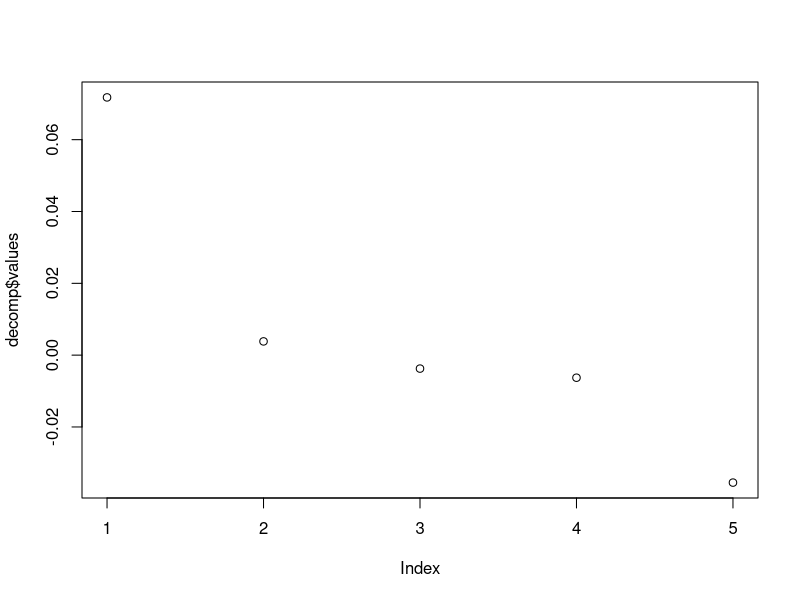
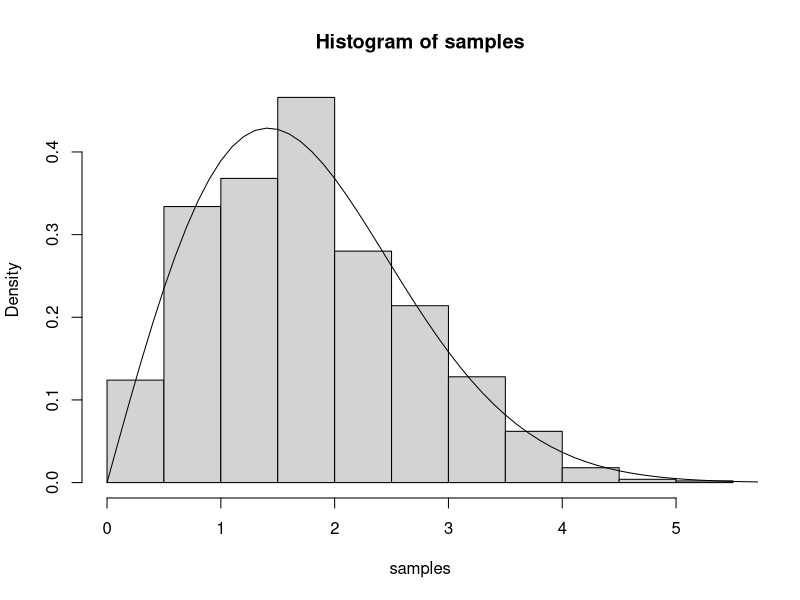
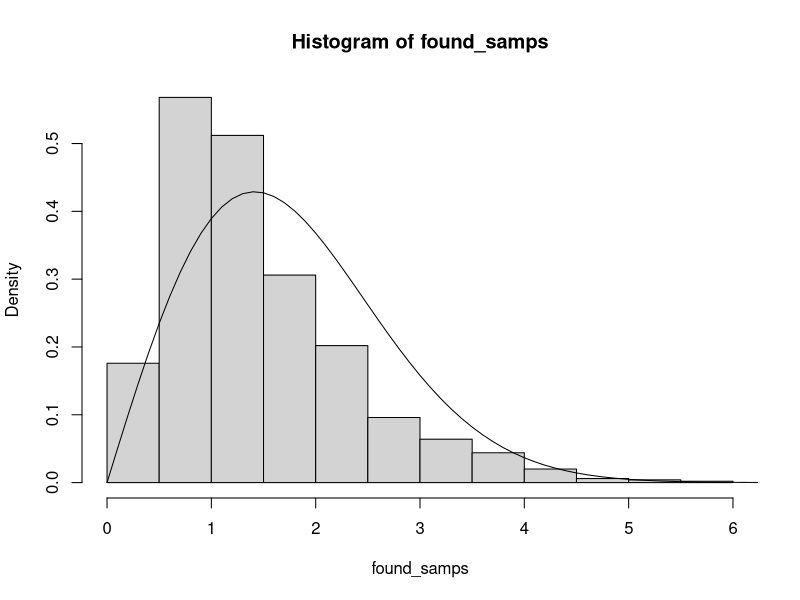

These charts were generated, in order, by the following R code:
## ---- chunk 1
set.seed(42)
## ---- chunk 2
n <- c(10, 100, 1000)
samples <- vector(mode = "list", length = length(n))

mu <- 1
sigma <- 0.5

for (i in 1:length(n)) {
  samples[[i]] <- rnorm(n[i], mean = mu, sd = sigma)
}
## ---- chunk 3
z_multi <- 1.96
intervals <- vector("list", length(n))

for (i in 1:length(n)) {
  x_bar <- mean(samples[[i]])
  diff <- z_multi * sigma / sqrt(n[i])
  intervals[[i]] <- c(x_bar - diff, x_bar + diff)
}
## ---- chunk 4
num <- 1000
n <- 100
diff <- z_multi * sigma / sqrt(n)
count_in <- 0

for (i in 1:num) {
  sample <- rnorm(n, mean = mu, sd = sigma)
  x_bar <- mean(sample)
  if(x_bar - diff < mu & x_bar + diff > mu) {
    count_in <- count_in + 1
  }
}
print(count_in)
## ---- chunk 5
mat_v <- matrix(c(1, 2, 3, 2, 1, 0, 4, -4, 1, -1, 1, -1, 0, 3, 5), nrow = 3, ncol=5)

l2_norm <- function(vec) {
  sqrt(sum(vec^2))
}

num_cols <- dim(mat_v)[2]
mat_d <- matrix(1:25, nrow = num_cols, ncol = num_cols)
for (i in 1:num_cols) {
  for (j in 1:num_cols) {
    mat_d[i, j] <- l2_norm(mat_v[,i] - mat_v[,j])
  }
}
mat_d
## ---- chunk 6
tau <- 1 / 20
mat_sig <- matrix(1:25, nrow = num_cols, ncol = num_cols)
mat_d_square <- mat_d %*% mat_d

for (i in 1:num_cols) {
  for (j in 1:num_cols) {
    mat_sig[i, j] <- exp(-1 * tau * mat_d_square[i, j])
  }
}
mat_sig
## ---- chunk 7
decomp <- eigen(mat_sig)

plot(decomp$values)
## ---- chunk 8
frob_norm <- function(mat_input) {
  decomp <- eigen(mat_input)
  return(sqrt(sum(decomp$values^2)))
}
## ---- chunk 9
epsilon <- 0.5

# the eigen values are the diagonal entries of lambda
for (l in 1:length(decomp$values)) {
  diag_entries <- numeric(length(decomp$values))
  diag_entries[1:l] <- decomp$values[1:l]
  sig_l <- decomp$vectors %*% diag(diag_entries) %*% t(decomp$vectors)
  mat_diff <- mat_sig - sig_l
  err_val <- frob_norm(mat_diff) / frob_norm(mat_sig)
  print(err_val)
}
## ---- chunk 10
inverse_cdf <- function(x, sigma) {
  sqrt(-2 * sigma^2 * log(x))
}

f_dens <- function(z, sigma) {
  (z / sigma^2) * exp(-1 * z^2 / (2 * sigma^2))
}

n <- 1000
sigma <- sqrt(2)
samples <- runif(n)
samples <- inverse_cdf(samples, sigma)
hist(samples, freq=FALSE)
x <- seq(0, 10, 0.1)
y <- f_dens(x, sigma)
lines(x,y)
## ---- chunk 11
n <- 1000
counter <- 0
found_count <- 0
found_samps <- numeric(n)

while (found_count < n) {
 g_samp <- rexp(1)
 g_yval <- runif(1, 0, dexp(g_samp))
 if (g_yval <= f_dens(g_samp, sigma)) {
   found_count <- found_count + 1
   found_samps[found_count] <- g_samp
 }
 counter <- counter + 1
}
# number of iterations for 1000 samples
print(counter)
hist(found_samps, freq = FALSE)
x <- seq(0, 10, 0.1)
y <- f_dens(x, sigma)
lines(x,y)
